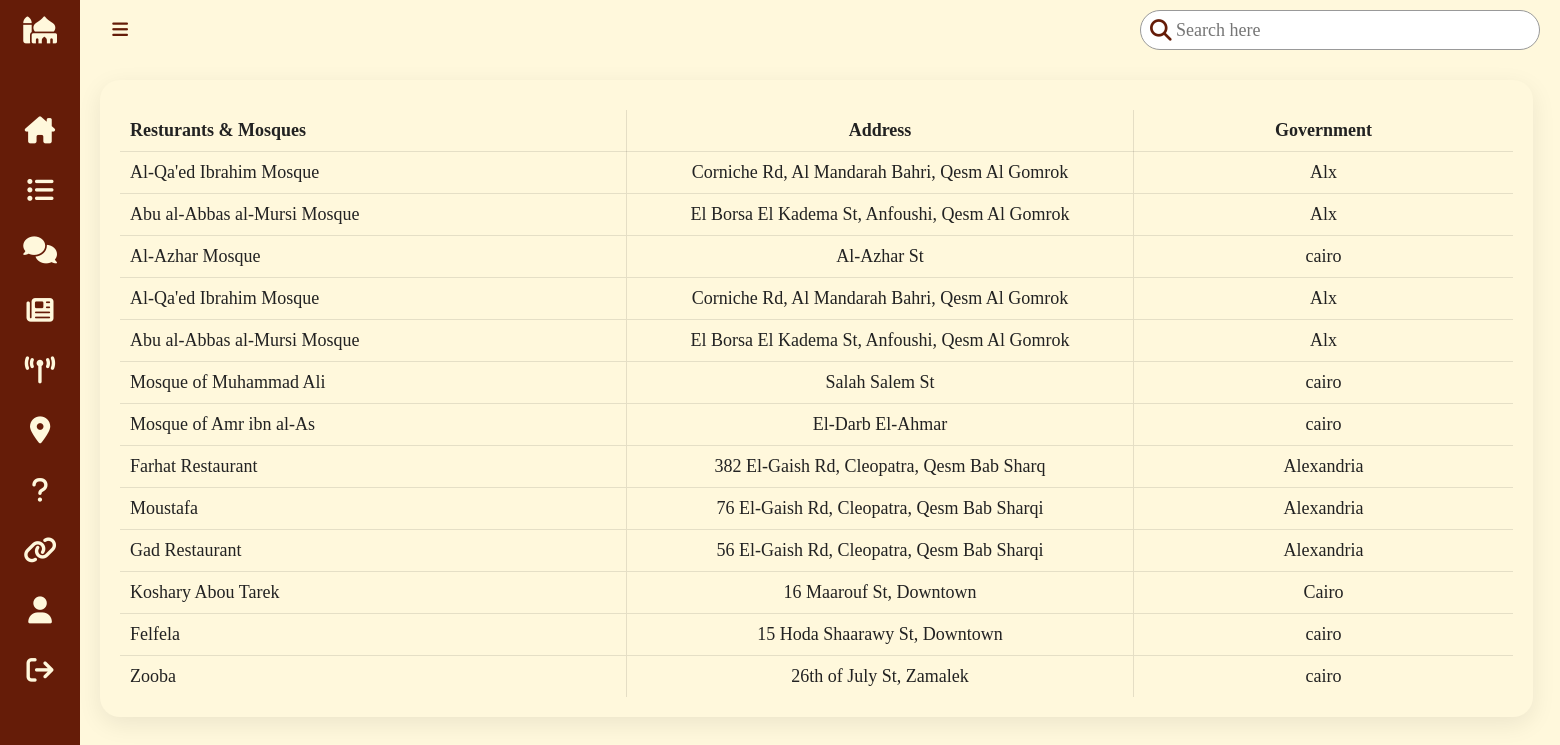
The page /Views/Sheikh/guidance.php on the database its author committed.
### tables this page shows
CREATE TABLE `mosque` (
  `id` int(11) NOT NULL,
  `government` varchar(100) NOT NULL,
  `name` varchar(100) NOT NULL,
  `address` varchar(100) NOT NULL
);

CREATE TABLE `resturant` (
  `id` int(100) NOT NULL,
  `name` varchar(100) NOT NULL,
  `address` varchar(100) NOT NULL,
  `government` varchar(100) NOT NULL
);

### Views/Sheikh/guidance.php (the view, shortened to what this page needs)
<!DOCTYPE html>
<html lang="en">
<head>
    <link rel="stylesheet" href="assets/css/fatwasList.css">
</head>
<body>
    <div class="container">
        <div class="navigation">
            <ul>
                <li>
                    <a href="home.php">
                        <span class="icon">
                            <i class="fa-solid fa-mosque"></i>
                        </span>
                        <span class="title">Salaty</span>
                    </a>
                </li>
                <li>
                    <a href="home.php">
                        <span class="icon">
                            <i id="iconn" class="fa-solid fa-house-chimney"></i>
                        </span>
                        <span class="title">Home</span>
                    </a>
                </li>
                <li>
                    <a href="#">
                        <span class="icon">
                            <i class="fa-solid fa-list-ul"></i>
                        </span>
                        <span class="title">Hadiths</span>
                    </a>
                </li>
                <li>
                    <a href="fatwasList.html">
                        <span class="icon">
                            <i class="fa-solid fa-comments"></i>
                        </span>
                        <span class="title">Fatwas</span>
                    </a>
                </li>
                <li>
                    <a href="fatwasList.html">
                        <span class="icon">
                            <i class="fa-solid fa-newspaper"></i>
                        </span>
                        <span class="title">Articles</span>
                    </a>
                </li>
                <li>
                    <a href="broadcast.html">
                        <span class="icon">
                            <i class="fa-solid fa-tower-broadcast"></i>
                        </span>
                        <span class="title">Broadcast</span>
                    </a>
                </li>
                <li>
                    <a href="guidance.php">
                        <span class="icon">
                            <i class="fa-solid fa-location-dot"></i>
                        </span>
                        <span class="title">Guidance</span>
                    </a>
                </li>
                <li>
                    <a href="feedback.php">
                        <span class="icon">
                            <i class="fa-solid fa-question"></i>
                        </span>
                        <span class="title">Feedbacks</span>
                    </a>
                </li>
                <li>
                    <a href="#">
                        <span class="icon">
                            <i class="fa-solid fa-link"></i>
                        </span>
                        <span class="title">Directory</span>
                    </a>
                </li>
                <li>
                    <a href="profile.php">
                        <span class="icon">
                            <i class="fa-solid fa-user"></i>
                        </span>
                        <span class="title">Profile</span>
                    </a>
                </li>
                <li>
                    <a href="signout.php">
                        <span class="icon">
                            <i class="fa-solid fa-arrow-right-from-bracket"></i>
                        </span>
                        <span class="title">Sign Out</span>
                    </a>
                </li>
            </ul>
        </div>
        <div class="main">
            <div class="topbar">
                <div class="toggle">
                    <i class="fa-solid fa-bars"></i>
                </div>
                <div class="search">
                    <label>
                        <input type="text" placeholder="Search here">
                        <i class="fa-solid fa-magnifying-glass"></i>
                    </label>
                </div>
            </div>
            <div class="details">
                <div class="usersList">
                    <table>
                        <thead>
                            <tr>
                                <td>Resturants & Mosques</td>
                                <td>Address</td>
                                <td>Government</td>
                            </tr>
                        </thead>
                        <tbody>
                            <?php
                            $servername = "localhost";
                            $username = "root";
                            $password = "";
                            $dbname = "islamic";
                            $conn = new mysqli($servername, $username, $password, $dbname);
                            $sql = "SELECT government, name, address FROM mosque";
                            $result = $conn->query($sql);
                            if ($result->num_rows > 0) {
                                while ($row = $result->fetch_assoc()) {
                                    echo "<tr>";
                                    echo "<td>" . $row["name"] . "</td>";
                                    echo "<td>" . $row["address"] . "</td>";
                                    echo "<td>" . $row["government"] . "</td>";
                                    echo "</tr>";
                                }
                            } else {
                                echo "0 results";
                            }
                            $sql = "SELECT government, name, address FROM resturant";
                            $result = $conn->query($sql);
                            if ($result->num_rows > 0) {
                                while ($row = $result->fetch_assoc()) {
                                    echo "<tr>";
                                    echo "<td>" . $row["name"] . "</td>";
                                    echo "<td>" . $row["address"] . "</td>";
                                    echo "<td>" . $row["government"] . "</td>";
                                    echo "</tr>";
                                }
                            } else {
                                echo "0 results";
                            }
                            ?>
                        </tbody>
                    </table>
                </div>
            </div>
        </div>
    </div>
</body>
</html>

### Views/Sheikh/assets/css/fatwasList.css (style rules this page uses)
* { font-family: 'Times New Roman', Times, serif; font-size: large; margin: 0; padding: 0; box-sizing: border-box; }
:root { --blue: #651c08; --white: #fff8dc; --gray: #f5f5f5; --black1: #222; --black2: #999; }
body { min-height: 100vh; overflow-x: hidden; }
.container { position: relative; width: 100%; }
.navigation { position: fixed; width: 80px; height: 100%; background: var(--blue); border-left: 10px solid var(--blue); transition: 0.5s; overflow: hidden; }
.navigation ul { position: absolute; top: 0; left: 0; width: 100%; }
.navigation ul li { position: relative; width: 100%; list-style: none; border-top-left-radius: 30px; border-bottom-left-radius: 30px; }
.navigation ul li:nth-child(1) { margin-bottom: 40px; pointer-events: none; }
.navigation ul li a { position: relative; display: block; width: 100%; display: flex; text-decoration: none; color: var(--white); }
.navigation ul li a .icon { position: relative; display: block; min-width: 60px; height: 60px; line-height: 75px; text-align: center; }
.navigation ul li a i { font-size: 1.5rem; height: 60px; line-height: 60px; vertical-align: top; }
.navigation ul li a .title { position: relative; display: block; padding: 0 10px; height: 60px; line-height: 60px; text-align: start; white-space: nowrap; }
.main { position: absolute; width: calc(100% - 80px); left: 80px; min-height: 100vh; background: var(--white); transition: 0.5s; }
.topbar { width: 100%; height: 60px; display: flex; justify-content: space-between; align-items: center; padding: 0 10px; }
.toggle { position: relative; width: 60px; height: 60px; color: var(--blue); display: flex; justify-content: center; align-items: center; font-size: 2.5rem; cursor: pointer; }
.search { position: relative; width: 400px; margin: 0 10px; }
.search label { position: relative; width: 100%; }
.search label input { width: 100%; height: 40px; border-radius: 40px; padding: 5px 20px; padding-left: 35px; font-size: 18px; outline: none; border: 1px solid var(--black2); }
.search label i { position: absolute; top: 0; left: 10px; font-size: 1.2rem; color: var(--blue); }
.details { position: relative; width: 150%; padding: 20px; display: grid; grid-template-columns: 2fr 1fr; grid-gap: 30px; }
.details .usersList { position: relative; display: grid; min-height: 500px; background: var(--white); padding: 20px; box-shadow: 0 7px 25px rgba(0, 0, 0, 0.08); border-radius: 20px; }
.details table { width: 100%; border-collapse: collapse; margin-top: 10px; }
.details .usersList table thead td { font-weight: 600; border-bottom: 1px solid rgba(0, 0, 0, 0.1); }
.details .usersList table tr { color: var(--black1); border-bottom: 1px solid rgba(0, 0, 0, 0.1); }
.details .usersList table td { border-right: 1px solid rgba(0, 0, 0, 0.1); }
.details .usersList table tr:last-child { border-bottom: none; }
.details .usersList table tr td { width: calc(100%/5); padding: 10px; }
.details .usersList table tr td:last-child { text-align: end; border-right: 0px; width: 15%; }
.details .usersList table tr td:nth-child(2) { text-align: center; }
.details .usersList table tr td:nth-child(3) { text-align: center; }

### rows shown on the page
mosque: name "Al-Qa'ed Ibrahim Mosque", address "Corniche Rd, Al Mandarah Bahri, Qesm Al Gomrok", government "Alx"
mosque: name "Abu al-Abbas al-Mursi Mosque", address "El Borsa El Kadema St, Anfoushi, Qesm Al Gomrok", government "Alx"
mosque: name "Al-Azhar Mosque", address "Al-Azhar St", government "cairo"
mosque: name "Al-Qa'ed Ibrahim Mosque", address "Corniche Rd, Al Mandarah Bahri, Qesm Al Gomrok", government "Alx"
mosque: name "Abu al-Abbas al-Mursi Mosque", address "El Borsa El Kadema St, Anfoushi, Qesm Al Gomrok", government "Alx"
mosque: name "Mosque of Muhammad Ali", address "Salah Salem St", government "cairo"
mosque: name "Mosque of Amr ibn al-As", address "El-Darb El-Ahmar", government "cairo"
resturant: name "Farhat Restaurant", address "382 El-Gaish Rd, Cleopatra, Qesm Bab Sharq", government "Alexandria"
resturant: name "Moustafa", address "76 El-Gaish Rd, Cleopatra, Qesm Bab Sharqi", government "Alexandria"
resturant: name "Gad Restaurant", address "56 El-Gaish Rd, Cleopatra, Qesm Bab Sharqi", government "Alexandria"
resturant: name "Koshary Abou Tarek", address "16 Maarouf St, Downtown", government "Cairo"
resturant: name "Felfela", address "15 Hoda Shaarawy St, Downtown", government "cairo"
resturant: name "Zooba", address "26th of July St, Zamalek", government "cairo"
